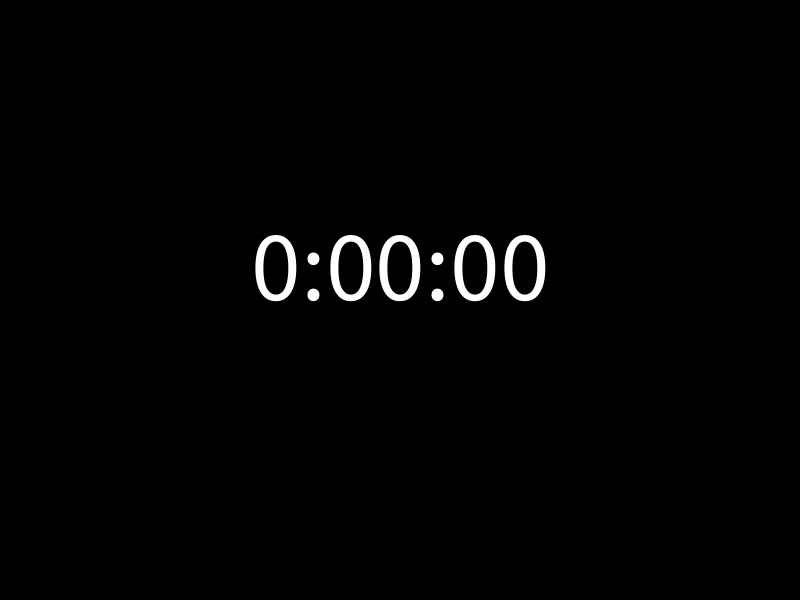
Frame 1 (no input)
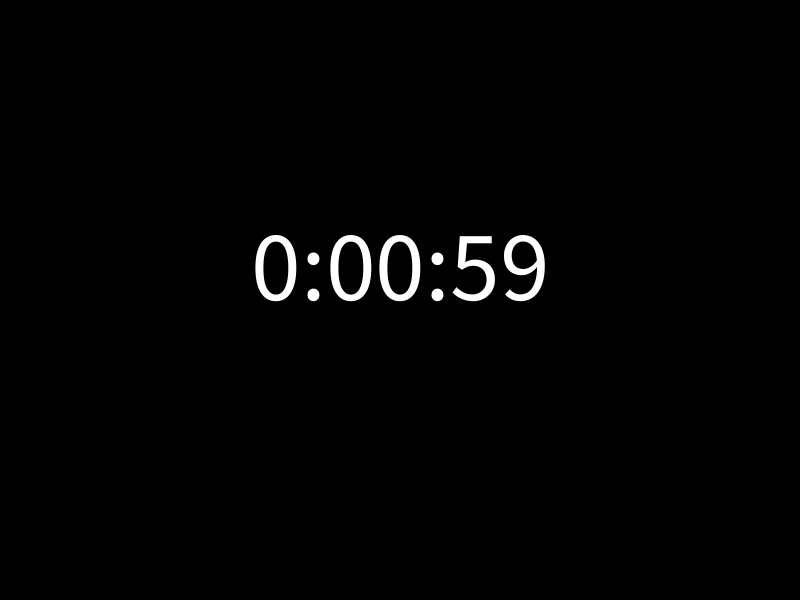
Frame 60 (the mouse pressed at the canvas centre just before this capture)
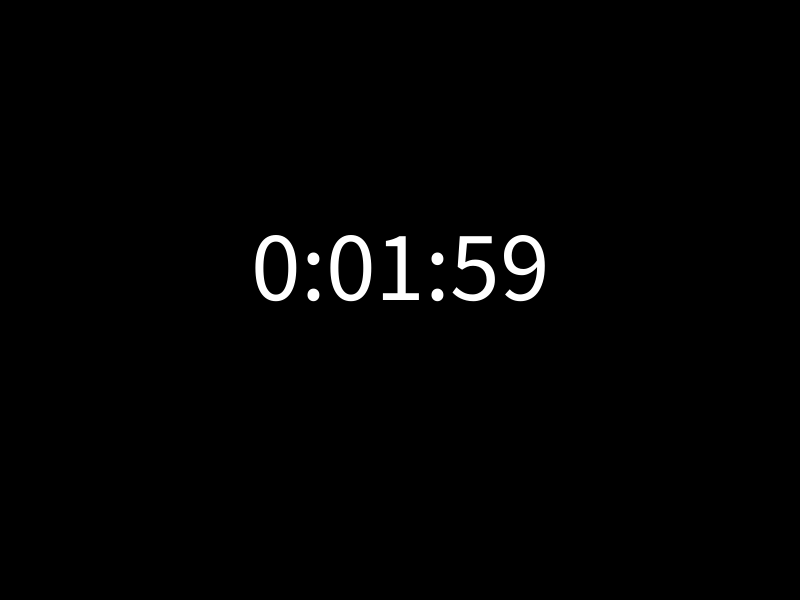
Frame 120 (the mouse held since frame 60 and released just before this capture)

The Processing sketch that drew these frames (run headless with seeded random() and noise(); from frame 60 on, the mouse is pressed at the canvas centre):

// Processing sketch: My_Clock_Thing
// ── My_Clock_Thing.pde
int hour = 0;
int minute1 = 0;
int minute2 = 0;
int second1 = 0;
int second2 = 0;

void setup() {
  size(800, 600);
  textSize(100);
  frameRate(60);
}

void draw() {
  background(0);
  textAlign(CENTER);
  text(hour + ":" + minute1 + minute2 + ":" + second1 + second2, width/2, height/2);

  second2+=1;
  if (second2>9) { 
    second2=0;
    second1+=1;
  }
  if (second1>5) {
    second1=0;
    minute2+=1;
  }
  if (minute2>9){
    
  }
  if (minute1>5){
    
  }
}
